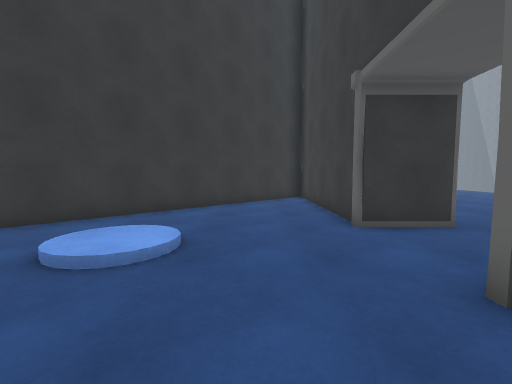
[1] (above)

16 first-person views from a walk through a Unity game level. The camera is 1.2 m above the floor, tilts 4° down and sees 90° across. The floor is counted in squares, 1 m on a side. Each view is taken from the middle of a square. On the plan, view 1 faces up. The plan holds only what a view shows up to about 12 squares ahead; the rest is blank. The place goes on beyond the plan. The player character is not drawn. Door leaves are left out, so doorways stand open. Some surface patterns are stand-ins.

[2]
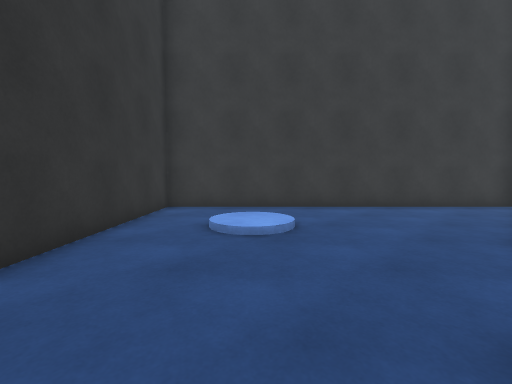

[3]
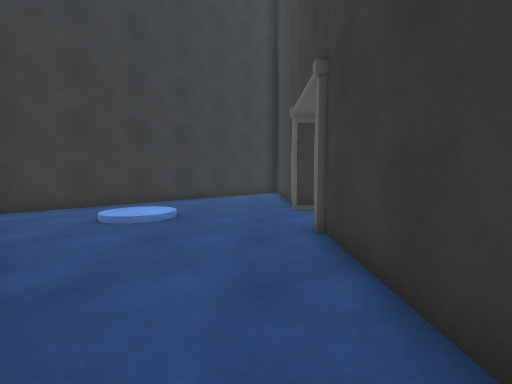

[4]
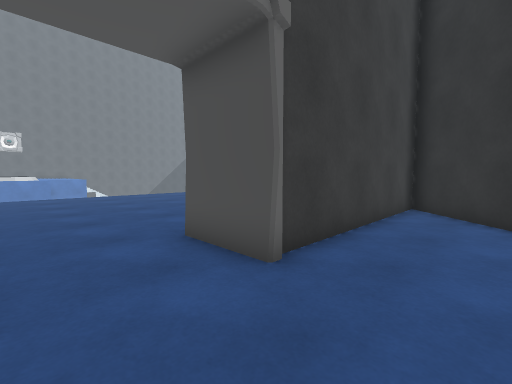

[5]
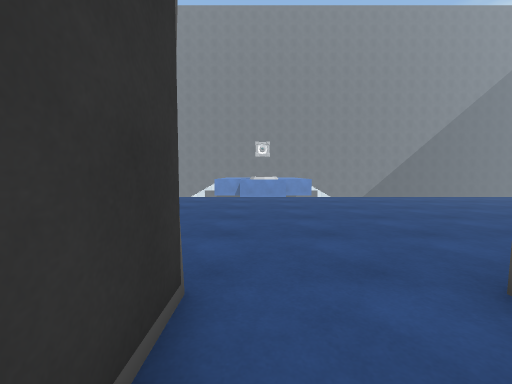

[6]
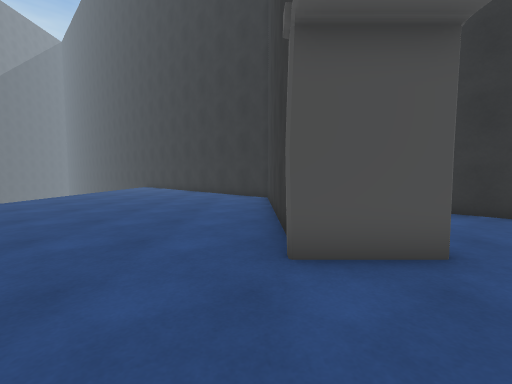

[7]
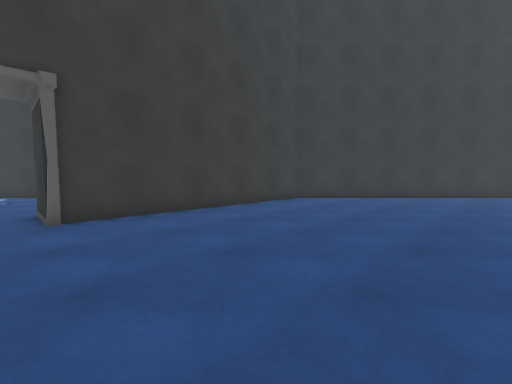

[8]
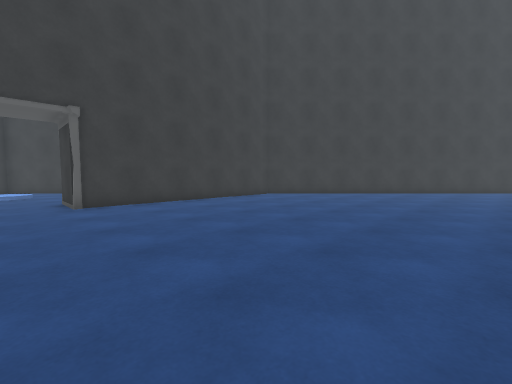

[9]
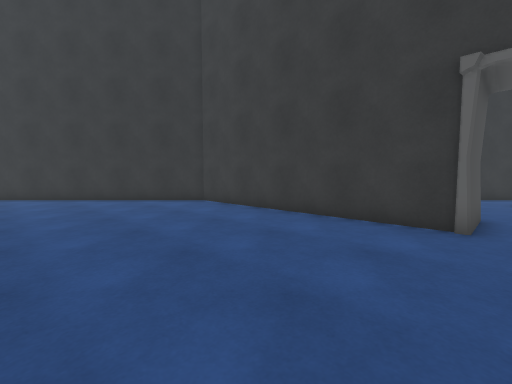

[10]
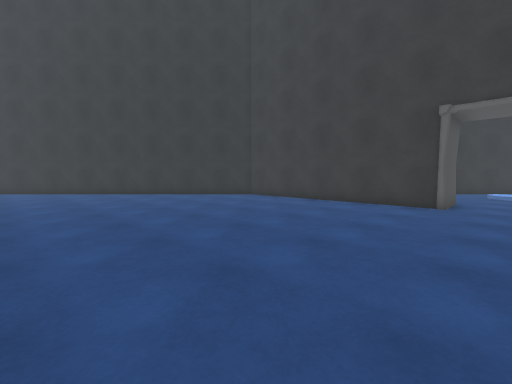

[11]
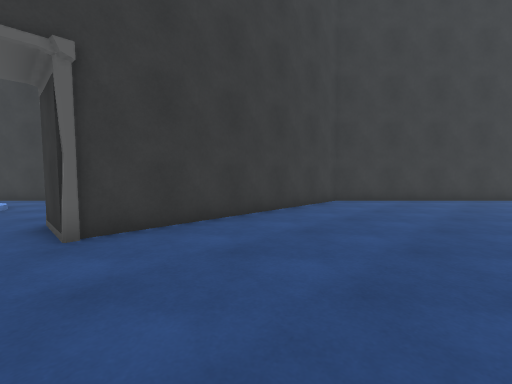

[12]
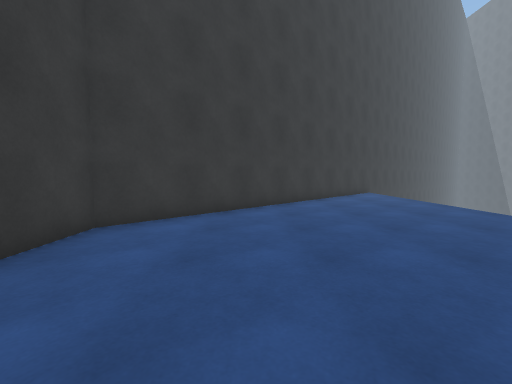

[13]
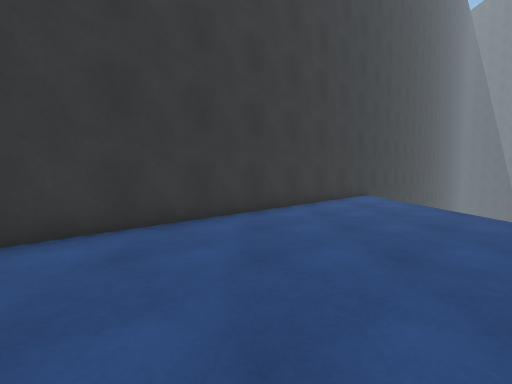

[14]
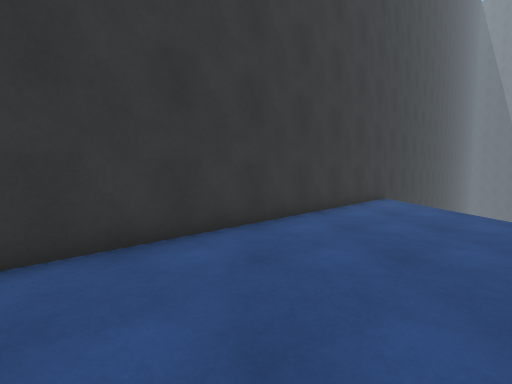

[15]
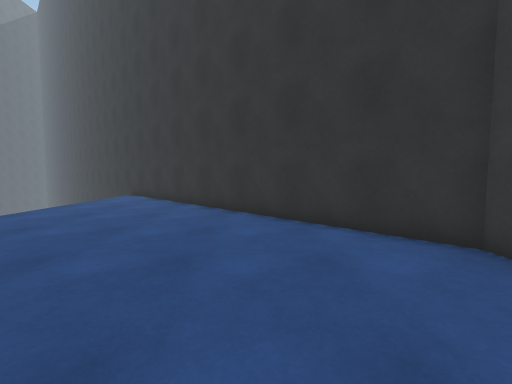

[16]
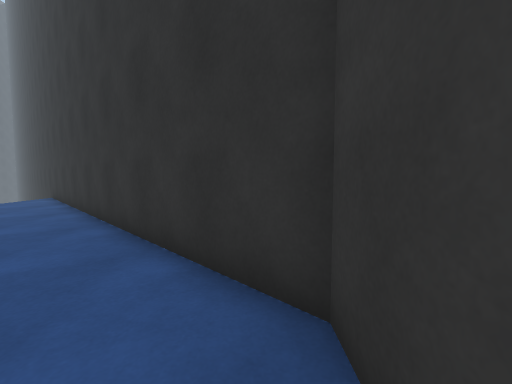

### Floor plan
Points are (right, up) in squares from view 1. A wall is a line through its corners. A room is listed if a view was taken in it or the views show most of it. See-through windows are left out.
Room 1 (views 1, 2, 3, 4, 5)
walls: (2.4, 6.2) (2.4, 12.1); (4.4, 5.7) (2.2, 5.7); (2.1, 13.3) (-6.9, 4.3) (2.4, -5) (2.4, 2.4)
ways out: open door at (3.4, 4.3) to room 2
objects: blue disc (-2, 5)
Room 2 (views 6, 7, 8, 9, 10, 11, 12, 13, 14, 15, 16)
walls: (4.4, 2.4) (4.4, -7) (14.5, -17.1); (14.8, 26.1) (4.4, 15.6) (4.4, 5.7)
ways out: open door at (3.4, 4.3) to room 1

Where each view was taken, in squares from view 1:
view 1: 0 up, 0 right, facing up
view 2: 0 up, 2 right, facing up-left
view 3: 3 down, 1 right, facing up
view 4: 5 up, 0 right, facing down-right
view 5: 5 up, 2 right, facing right
view 6: 6 up, 5 right, facing down
view 7: 5 up, 12 right, facing up-left
view 8: 4 up, 15 right, facing up-left
view 9: 3 up, 11 right, facing down-left
view 10: 4 up, 15 right, facing down-left
view 11: 5 up, 10 right, facing up-left
view 12: 10 up, 8 right, facing up
view 13: 12 up, 9 right, facing up
view 14: 14 up, 9 right, facing up
view 15: 3 down, 8 right, facing down
view 16: 5 down, 5 right, facing down
